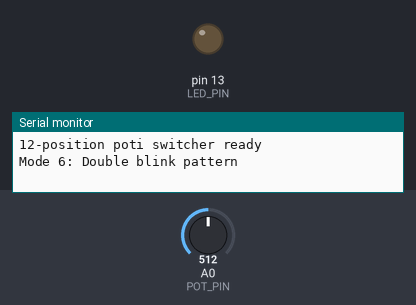
The sketch below on a simulated Arduino Uno, built with avr-gcc and run on an emulated ATmega328P. Parts: output pins drawn as LEDs (lit = HIGH), the last lines printed to the serial monitor. Dashed ring = blinking. The inputs (shaded band) are chosen by the test bench; at power-on: A0 (POT_PIN) = 512.

Above: at 1.2 s.
1.3 s: A0 (POT_PIN) set to 716
2.8 s: A0 (POT_PIN) set to 511
At 5.7 s:
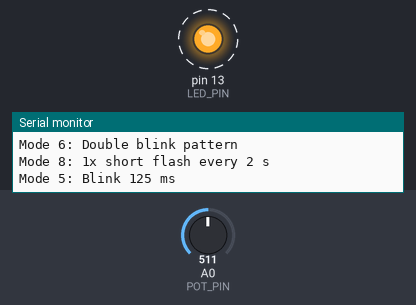
5.8 s: A0 (POT_PIN) set to 186
8.2 s: A0 (POT_PIN) set to 164
At 8.9 s:
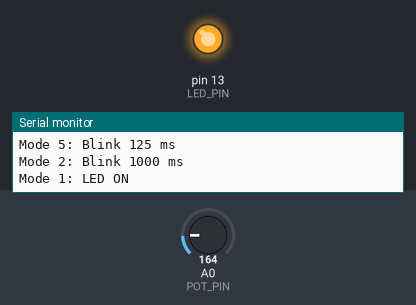
Timing chart, 0 to 10.7 s (numbered marks = the images above; inputs shaded):
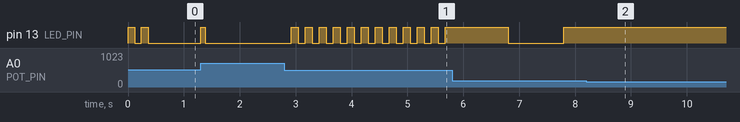

Measured:
- the behaviour switches between 171 and 170 on A0 (POT_PIN) (found by bisection; images 1 and 2)
- after the input at 2.8 s, pin 13 (LED_PIN): alternates HIGH for 0.12 s and LOW for 0.13 s, starting after 0.12 s
- after the input at 8.2 s, pin 13 (LED_PIN): stays HIGH (without the input it goes to LOW after 0.60 s)

The sketch:

12_potiswitcher.ino
```cpp
/*
   12_potiswitcher

   Potentiometer on A0 is mechanically snapped into 12 positions.
   This sketch converts the analog value (0..1023) into mode index 0..11
   and demonstrates switching between 12 different LED behaviors.
*/

#include <Arduino.h>

const int POT_PIN = A0;
const int LED_PIN = LED_BUILTIN;

const int MODE_COUNT = 12;
const int STABLE_READS_REQUIRED = 3;

int currentMode = 0;
int candidateMode = 0;
int stableReadCount = 0;

unsigned long previousMillis = 0;
int blinkStep = 0;

int readModeFromPot()
{
    int raw = analogRead(POT_PIN); // 0..1023

    // Split the full ADC range into 12 equal bins (0..11).
    int mode = (static_cast<long>(raw) * MODE_COUNT) / 1024;
    if (mode >= MODE_COUNT)
    {
        mode = MODE_COUNT - 1;
    }
    return mode;
}

void printModeInfo(int mode)
{
    Serial.print("Mode ");
    Serial.print(mode);
    Serial.print(": ");

    switch (mode)
    {
    case 0:
        Serial.println("LED OFF");
        break;
    case 1:
        Serial.println("LED ON");
        break;
    case 2:
        Serial.println("Blink 1000 ms");
        break;
    case 3:
        Serial.println("Blink 500 ms");
        break;
    case 4:
        Serial.println("Blink 250 ms");
        break;
    case 5:
        Serial.println("Blink 125 ms");
        break;
    case 6:
        Serial.println("Double blink pattern");
        break;
    case 7:
        Serial.println("Triple blink pattern");
        break;
    case 8:
        Serial.println("1x short flash every 2 s");
        break;
    case 9:
        Serial.println("2x short flash every 2 s");
        break;
    case 10:
        Serial.println("3x short flash every 2 s");
        break;
    case 11:
        Serial.println("4x short flash every 2 s");
        break;
    default:
        Serial.println("Unknown mode");
        break;
    }
}

void updateStableMode()
{
    int measuredMode = readModeFromPot();

    if (measuredMode == candidateMode)
    {
        if (stableReadCount < 255)
        {
            stableReadCount++;
        }
    }
    else
    {
        candidateMode = measuredMode;
        stableReadCount = 1;
    }

    if (stableReadCount >= STABLE_READS_REQUIRED && currentMode != candidateMode)
    {
        currentMode = candidateMode;
        blinkStep = 0;
        previousMillis = millis();
        printModeInfo(currentMode);
    }
}

void runPatternBlink(unsigned long intervalMs)
{
    unsigned long now = millis();
    if (now - previousMillis >= intervalMs)
    {
        previousMillis = now;
        digitalWrite(LED_PIN, !digitalRead(LED_PIN));
    }
}

void runPatternBurst(int pulses, unsigned long pulseOnMs, unsigned long pulseOffMs, unsigned long pauseMs)
{
    unsigned long now = millis();

    if (blinkStep < pulses * 2)
    {
        bool ledOnPhase = (blinkStep % 2 == 0);
        digitalWrite(LED_PIN, ledOnPhase ? HIGH : LOW);
        unsigned long phaseDuration = ledOnPhase ? pulseOnMs : pulseOffMs;

        if (now - previousMillis >= phaseDuration)
        {
            previousMillis = now;
            blinkStep++;
        }
    }
    else
    {
        digitalWrite(LED_PIN, LOW);
        if (now - previousMillis >= pauseMs)
        {
            previousMillis = now;
            blinkStep = 0;
            digitalWrite(LED_PIN, HIGH);
        }
    }
}

void runCurrentMode()
{
    switch (currentMode)
    {
    case 0:
        digitalWrite(LED_PIN, LOW);
        break;

    case 1:
        digitalWrite(LED_PIN, HIGH);
        break;

    case 2:
        runPatternBlink(1000);
        break;

    case 3:
        runPatternBlink(500);
        break;

    case 4:
        runPatternBlink(250);
        break;

    case 5:
        runPatternBlink(125);
        break;

    case 6:
        runPatternBurst(2, 120, 120, 900);
        break;

    case 7:
        runPatternBurst(3, 90, 90, 1000);
        break;

    case 8:
        runPatternBurst(1, 80, 100, 1800);
        break;

    case 9:
        runPatternBurst(2, 80, 100, 1600);
        break;

    case 10:
        runPatternBurst(3, 80, 100, 1400);
        break;

    case 11:
        runPatternBurst(4, 80, 100, 1200);
        break;

    default:
        digitalWrite(LED_PIN, LOW);
        break;
    }
}

void setup()
{
    pinMode(POT_PIN, INPUT);
    pinMode(LED_PIN, OUTPUT);

    Serial.begin(115200);
    Serial.println("12-position poti switcher ready");

    currentMode = readModeFromPot();
    candidateMode = currentMode;
    stableReadCount = STABLE_READS_REQUIRED;

    printModeInfo(currentMode);
}

void loop()
{
    updateStableMode();
    runCurrentMode();
}
```
